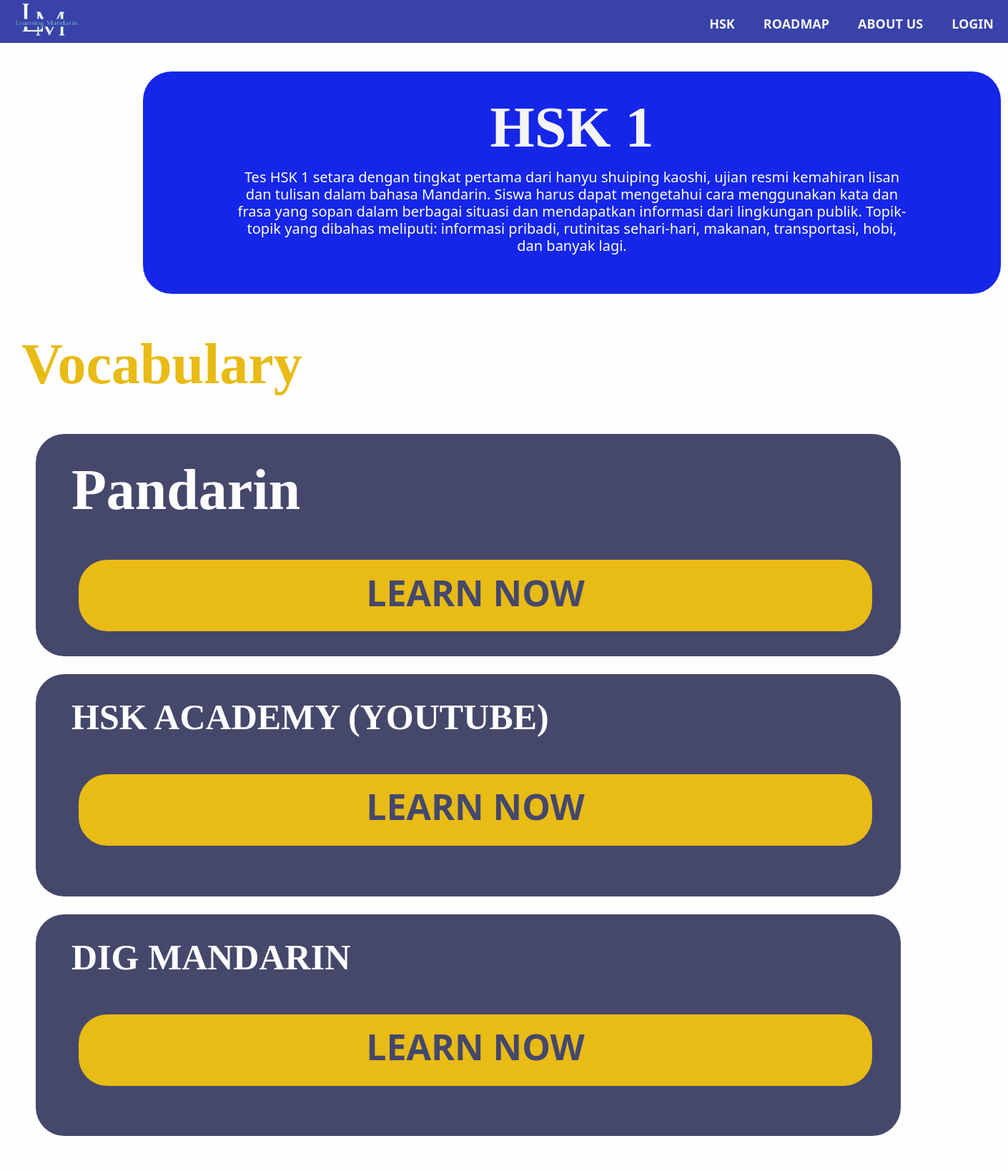
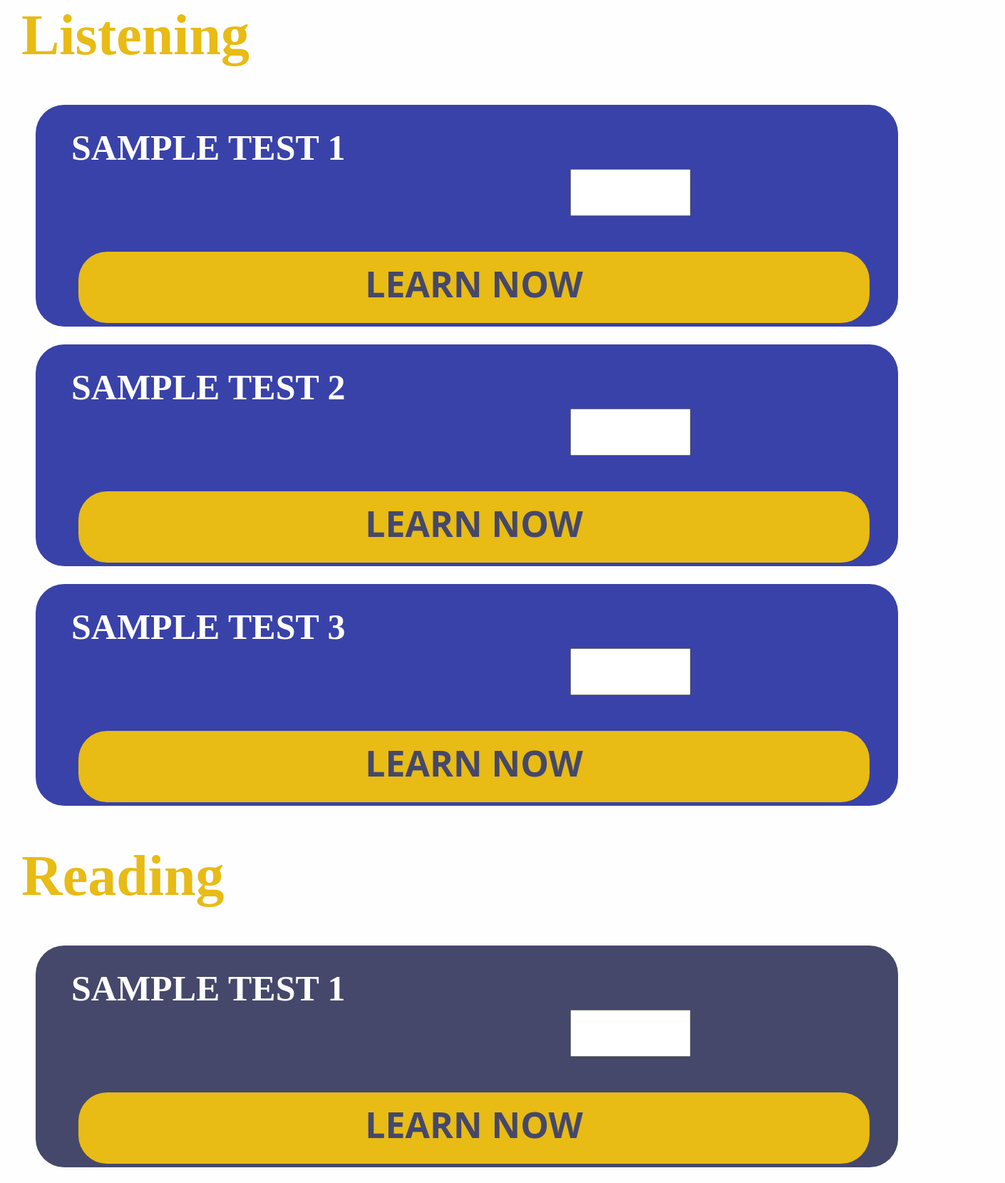
Screenshot of /isiHsk/1 (upper part) with the database file from the repository (2 pictures, top to bottom).
### myapp/models.py (models this page shows)
class hsk(models.Model):
    judul = models.CharField(max_length = 100)
    deskripsi = models.TextField(max_length = 10000)
    link_audio = models.TextField(max_length = 10000, default='/')
    link_audio2 = models.TextField(max_length = 10000, default='/')
    link_audio3 = models.TextField(max_length = 10000, default='/')
    link_vocab = models.TextField(max_length = 10000)
    link_reading = models.TextField(max_length = 10000 , default='/')
    link_reading2 = models.TextField(max_length = 10000, default='/')
    link_reading3 = models.TextField(max_length = 10000, default='/')
    link_writing = models.TextField(max_length = 10000 , default='/')
    link_writing2 = models.TextField(max_length = 10000, default='/')
    link_writing3 = models.TextField(max_length = 10000, default='/')
    link_pandarin=models.TextField(max_length = 10000, default='/')
    link_academy=models.TextField(max_length = 10000, default='/')
    link_dig=models.TextField(max_length = 10000, default='/')

### myapp/views.py (the view, shortened to what this page needs)
# urls.py: path("isiHsk/<str:id>", views.isiHsk, name="isiHsk"),
def isiHsk(request, id):
    hsk= list_hsk.objects.get(id=id)
    if request.user.is_authenticated:
        userf=userFire.objects.get(user=request.user)
        info = auth.get_account_info(str(userf.kunci))
        uid = info['users'][0]['localId']
    context ={"hsk": hsk}
    nilaiListen=0
    nilaiReading=0
    listen=0
    reading=0
    return render(request, "isiHSK.html", context )

### template/IsiHSK.html (shortened to what this page needs)
{% load static %}
<!DOCTYPE html>
<html lang="en">
<head>
    <link rel="stylesheet" href="https://stackpath.bootstrapcdn.com/bootstrap/4.5.2/css/bootstrap.min.css">
</head>
<body>
    <a href="\">
        <img src="{% static 'lm.png' %}" style="float: left;width: 200px;height: 160px;margin-left: -40px;margin-top: -150px;padding-left: 10px;position: fixed;z-index: 1000;">
    </a>
    <div class="pp" style="z-index: 100;">
        <strong>
            <ul class="menu-kanan" style="z-index: 100;">
                <div style="display: block;" style="z-index: 1000;">
                    {% if user.is_authenticated %}
                        <button class="hskbutton dropbawah" onmouseenter='toggleDropdown("show")' onmouseleave='toggleDropdown()'> <b> {{  user.username  }}</b></button>
                        <div class="dropdown-content" id="dropdownContent" style="margin: 50px;margin-left: 338px;" onmouseenter='toggleDropdown("show")' onmouseleave='toggleDropdown()'>
                            <a href=" {% url 'profile' %}" class="dropdown-item" >Profil</a>
                            <a href="{% url 'logout' %}" class="dropdown-item">Logout</a>
                        </div>
                    {% else %}
                    <a href="{% url 'login' %}">
                        <button class="hskbutton" ><strong>LOGIN</strong></button>
                    </a>
                    {% endif %}
                    <a href="{% url 'about' %}">
                        <button class="hskbutton"><strong>ABOUT US</strong></button>
                    </a>
                    <a href="{% url 'roadmap' %}">
                        <button class="hskbutton" ><strong>ROADMAP</strong></button>
                    </a>
                    <button onmouseenter="dropdown('show')" onmouseleave="dropdown()" class="hskbutton dropbawah" id="hskbutton"><strong>HSK</strong></button>
                </div>
            </ul>
        </strong>
    </div>
    <div style="background-color: #1526E8; width:1200px;height:310.87px; margin: 20px; margin-top: 100px; margin-left: 200px; margin-right: 165px; border-radius: 40px;padding: 30px;">
        <h1 style="text-align: center;"><strong>{{hsk.judul}}</strong></h1>
        <h3 style="color: #fefefe;margin: 100px;margin-top: 10px;text-align: center;font-size: 20px;background-color: #1526E8;">{{hsk.deskripsi}}</strong></h3>
    </div>
    <h1 style="color: #e8bb15; margin-top: 50px;text-indent: 30px;"><strong>Vocabulary</strong><br>
    <div style="background-color: #45486b; width: 1200 px;height:310.87px;margin: 20px;margin-top: 50px;margin-left: 50px; margin-right: 150px; border-radius: 40px;padding: 30px;">
        <h1 style="color:#fefefe; margin-top: 0px;text-indent: 0px;margin-left: 20px;"><strong>Pandarin</strong>
        <div style="background-color: #e8bb15; width: 1000 px;height: 100px;margin: 20px;margin-top: 50px;margin-left: 10px; margin-right: 10px; border-radius: 40px;padding: 30px;">
            <a href={{hsk.link_pandarin}} target="_blank"><br>
                <p style="margin-top: -110px;font-size: 50px;text-align: center;color: #45486b;"><strong>LEARN NOW</strong></p>
            </a>
        </div>
    </div>
    <div style="background-color: #45486b; width: 1200 px;height:310.87px;margin: 20px;margin-top: 25px;margin-left: 50px; margin-right: 150px; border-radius: 40px;padding: 30px;">
        <h1 style="color:#fefefe; margin-top: 0px;text-indent: 0px;margin-left: 20px; font-size: 50px;"><strong>HSK ACADEMY (YOUTUBE)</strong>
        <div style="background-color: #e8bb15; width: 1000 px;height: 100px;margin: 20px;margin-top: 50px;margin-left: 10px; margin-right: 10px; border-radius: 40px;padding: 30px;">
            <a href={{hsk.link_academy}} target="_blank"><br>
                <p style="margin-top: -75px;font-size: 50px;text-align: center;color: #45486b;"><strong>LEARN NOW</strong></p>
            </a>
        </div>
    </div>
    <div style="background-color: #45486b; width: 1200 px;height:310.87px;margin: 20px;margin-top: 25px;margin-left: 50px; margin-right: 150px; border-radius: 40px;padding: 30px;">
        <h1 style="color:#fefefe; margin-top: 0px;text-indent: 0px;margin-left: 20px; font-size: 50px;"><strong>DIG MANDARIN</strong>
        <div style="background-color: #e8bb15; width: 1000 px;height: 100px;margin: 20px;margin-top: 50px;margin-left: 10px; margin-right: 10px; border-radius: 40px;padding: 30px;">
            <a href={{hsk.link_dig}} target="_blank"><br>
                <p style="margin-top: -75px;font-size: 50px;text-align: center;color: #45486b;"><strong>LEARN NOW</strong></p>
            </a>
        </div>
    </div>
                                        <form action="" method="post">
                                            <h1 style="color: #e8bb15; margin-top: 50px;text-indent: 30px;"><strong>Listening</strong><br></h1>
                                            <div style="background-color: #3942a8; width: 1200 px;height:310.87px;margin: 20px;margin-top: 50px;margin-left: 50px; margin-right: 150px; border-radius: 40px;padding: 30px;">
                                                <h1 style="color:#fefefe; margin-top: 0px;text-indent: 0px;margin-left: 20px; font-size: 50px;"><strong>SAMPLE TEST 1</strong>
                                                    <input name="listening1" min="0" max="100" type="number" style="margin-left: 700px;">
                                                    <div style="background-color: #e8bb15; width: 1000 px;height: 100px;margin: 20px;margin-top: 50px;margin-left: 10px; margin-right: 10px; border-radius: 40px;padding: 30px;">
                                                        <a href={{hsk.link_audio}} target="_blank"><br>
                                                            <p style="margin-top: -75px;font-size: 50px;text-align: center;color: #45486b;"><strong>LEARN NOW</strong></p>
                                                        </a>
                                                    </div>
                                                </div>
                                                <div style="background-color: #3942a8; width: 1200 px;height:310.87px;margin: 20px;margin-top: 25px;margin-left: 50px; margin-right: 150px; border-radius: 40px;padding: 30px;">
                                                    <h1 style="color:#fefefe; margin-top: 0px;text-indent: 0px;margin-left: 20px; font-size: 50px;"><strong> SAMPLE TEST 2</strong>
                                                        <input name="listening2" min="0" max="100" type="number" style="margin-left: 700px;">
                                                        <div style="background-color: #e8bb15; width: 1000 px;height: 100px;margin: 20px;margin-top: 50px;margin-left: 10px; margin-right: 10px; border-radius: 40px;padding: 30px;">
                                                            <a href={{hsk.link_audio2}} target="_blank"><br>
                                                                <p style="margin-top: -75px;font-size: 50px;text-align: center;color: #45486b;"><strong>LEARN NOW</strong></p>
                                                            </a>
                                                        </div>
                                                    </div>
                                                    <div style="background-color: #3942a8; width: 1200 px;height:310.87px;margin: 20px;margin-top: 25px;margin-left: 50px; margin-right: 150px; border-radius: 40px;padding: 30px;">
                                                        <h1 style="color:#fefefe; margin-top: 0px;text-indent: 0px;margin-left: 20px; font-size: 50px;"><strong>SAMPLE TEST 3</strong>
                                                            <input name="listening3" min="0" max="100" type="number" style="margin-left: 700px;">
                                                            <div style="background-color: #e8bb15; width: 1000 px;height: 100px;margin: 20px;margin-top: 50px;margin-left: 10px; margin-right: 10px; border-radius: 40px;padding: 30px;">
                                                                <a href={{hsk.link_audio3}} target="_blank"><br>
                                                                    <p style="margin-top: -75px;font-size: 50px;text-align: center;color: #45486b;"><strong>LEARN NOW</strong></p>
                                                                </a>
                                                            </div>
                                                        </div>
                                                        <h1 style="color: #e8bb15; margin-top: 50px;text-indent: 30px;"><strong>Reading</strong><br>
                                                            <div style="background-color: #45486b; width: 1200 px;height:310.87px;margin: 20px;margin-top: 50px;margin-left: 50px; margin-right: 150px; border-radius: 40px;padding: 30px;">
                                                                <h1 style="color:#fefefe; margin-top: 0px;text-indent: 0px;margin-left: 20px;font-size: 50px;"><strong>SAMPLE TEST 1</strong>
                                                                    <input name="Reading1" min="0" max="100" type="number" style="margin-left: 700px;">
                                                                    <div style="background-color: #e8bb15; width: 1000 px;height: 100px;margin: 20px;margin-top: 50px;margin-left: 10px; margin-right: 10px; border-radius: 40px;padding: 30px;">
                                                                        <a href={{hsk.link_reading}} target="_blank"><br>
                                                                            <p style="margin-top: -75px;font-size: 50px;text-align: center;color: #45486b;"><strong>LEARN NOW</strong></p>
                                                                        </a>
                                                                    </div>
                                                                </div>
                                                                    </form>
                                    </body>
                                    </html>

### template/IsiHSK.html (style rules this page uses)
body { background-color: #fefefe; margin: 0; padding: 0; }
h1 { color:whitesmoke; font-family:Cambria, Cochin, Georgia, Times, 'Times New Roman', serif; font-size: 80px; overflow: hidden; padding-bottom: -100px; }
h3 { background-color: #e8bb15; color: #3942a8; font-size: medium; overflow: hidden; }
p { color:whitesmoke; font-family:system-ui; font-size:large; }
ul { list-style-type: none; margin: 0; padding: 0; font-family:system-ui, -apple-system, BlinkMacSystemFont, 'Segoe UI', Roboto, Oxygen, Ubuntu, Cantarell, 'Open Sans', 'Helvetica Neue', sans-serif; overflow: hidden; color:whitesmoke; }
.pp { background-color: #3942a8; color: whitesmoke; display: flex; height: 60px; position: fixed; width: 100%; top: 0; justify-content: flex-end; }
.menu-kanan { text-align: right; }
.hskbutton { float: right; display: block; background-color: #3942a8; color:whitesmoke; font-family:system-ui, -apple-system, BlinkMacSystemFont, 'Segoe UI', Roboto, Oxygen, Ubuntu, Cantarell, 'Open Sans', 'Helvetica Neue', sans-serif; text-align:center; padding-bottom: 10px; padding-top: 20px; padding-left: 20px; padding-right: 20px; text-decoration: none; border:none; cursor: pointer; font-size: large; }
.dropbawah { display: inline-block; padding-left: -10px; }
body, h1, h2, p, button { margin: 0; padding: 0; }
body { font-family: 'Segoe UI', Tahoma, Geneva, Verdana, sans-serif; }

### rows the page displays
hsk: judul "HSK 1", deskripsi "Tes HSK 1 setara dengan tingkat pertama dari hanyu shuiping kaoshi, ujian resmi kemahiran lisan dan tulisan dalam bahasa Mandarin. Siswa harus dapat mengetahui cara menggunakan kata dan frasa yang sopan dalam berbagai situasi dan mendapatkan informasi dari lingkungan publik. Topik-topik yang dibahas meliputi: informasi pribadi, rutinitas sehari-hari, makanan, transportasi, hobi, dan banyak lagi."
